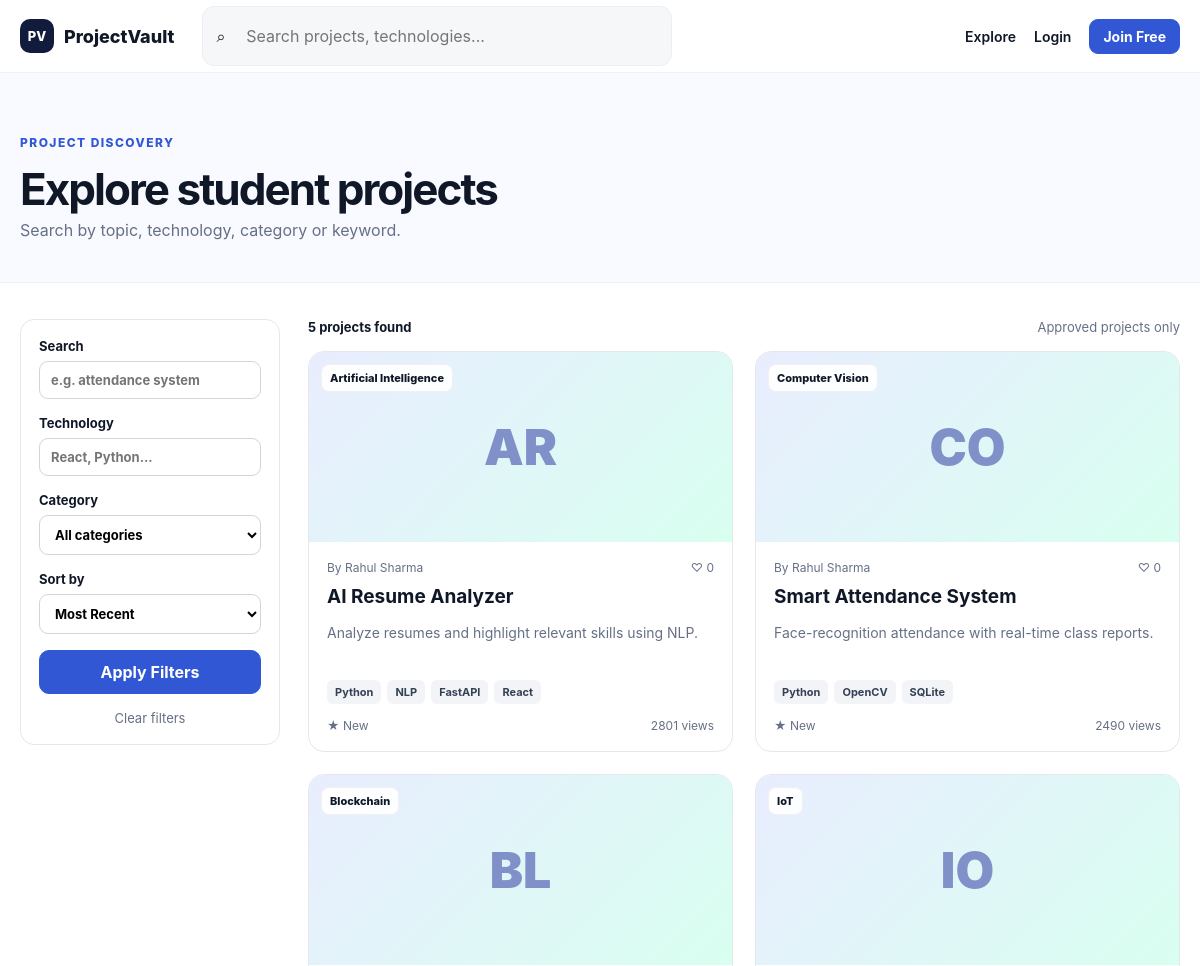
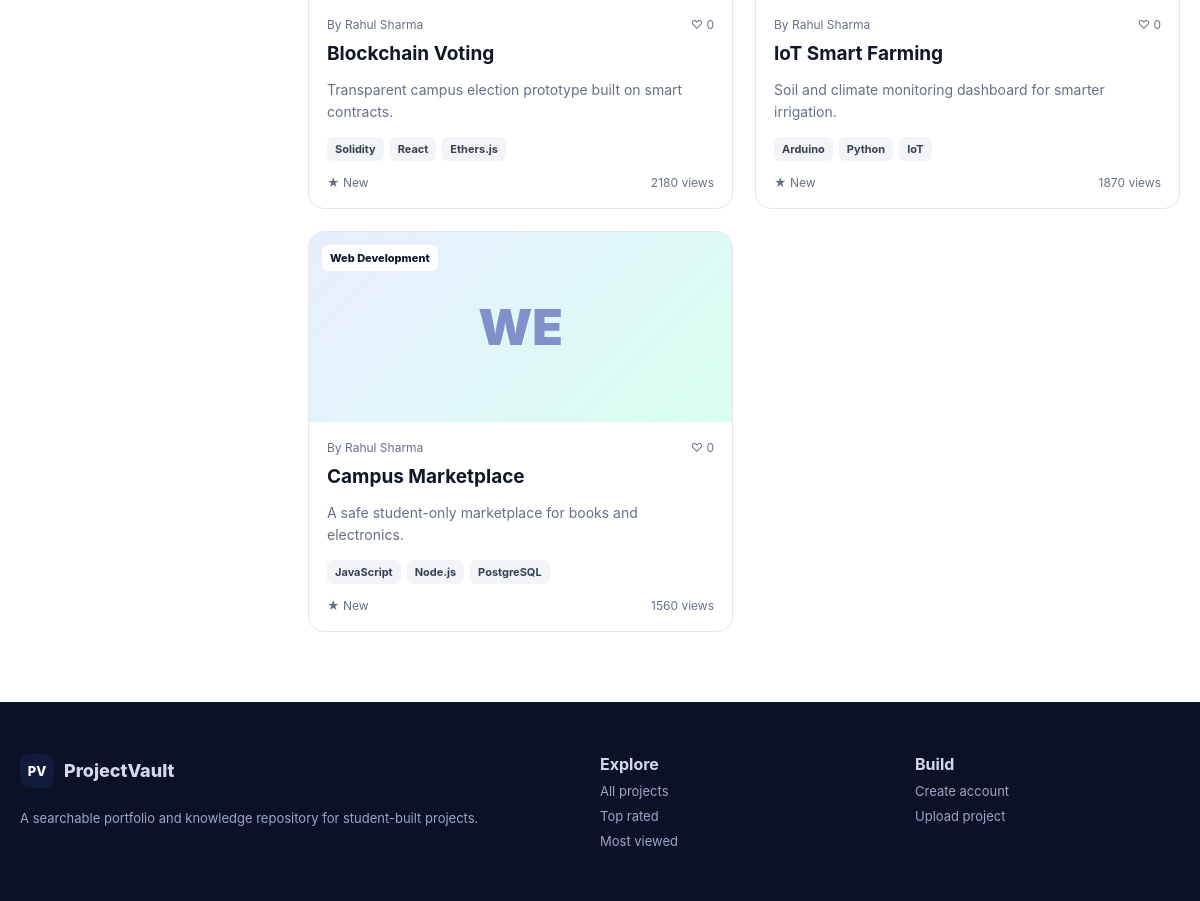
/explore, run on the app's committed database (2 pictures, top to bottom).
### tables this page shows
CREATE TABLE projects (
              id INTEGER PRIMARY KEY AUTOINCREMENT,
              user_id INTEGER NOT NULL REFERENCES users(id) ON DELETE CASCADE,
              title TEXT NOT NULL,
              slug TEXT NOT NULL UNIQUE,
              short_description TEXT NOT NULL,
              description TEXT NOT NULL,
              category TEXT NOT NULL,
              technologies TEXT NOT NULL,
              github_url TEXT,
              demo_url TEXT,
              project_type TEXT,
              academic_year INTEGER,
              screenshot TEXT,
              status TEXT NOT NULL DEFAULT 'pending',
              rejection_reason TEXT,
              view_count INTEGER NOT NULL DEFAULT 0,
              created_at TEXT NOT NULL,
              updated_at TEXT NOT NULL
            );

CREATE TABLE users (
              id INTEGER PRIMARY KEY AUTOINCREMENT,
              name TEXT NOT NULL,
              email TEXT NOT NULL UNIQUE,
              password_hash TEXT NOT NULL,
              profile_image TEXT,
              bio TEXT,
              college TEXT,
              department TEXT,
              graduation_year INTEGER,
              skills TEXT,
              github_url TEXT,
              linkedin_url TEXT,
              portfolio_url TEXT,
              role TEXT NOT NULL DEFAULT 'student',
              account_status TEXT NOT NULL DEFAULT 'active',
              created_at TEXT NOT NULL,
              updated_at TEXT NOT NULL
            );

### app.py (the view)
@app.get("/explore", response_class=HTMLResponse)
def explore(request: Request, q: str = "", technology: str = "", category: str = "", sort: str = "recent"):
    clauses = ["p.status='approved'"]
    params = []
    if q:
        clauses.append("(p.title LIKE ? OR p.short_description LIKE ? OR p.description LIKE ? OR p.technologies LIKE ?)")
        like = f"%{q}%"
        params += [like, like, like, like]
    if technology:
        clauses.append("p.technologies LIKE ?")
        params.append(f"%{technology}%")
    if category:
        clauses.append("p.category = ?")
        params.append(category)
    order_map = {
        "recent": "p.created_at DESC", "views": "p.view_count DESC",
        "liked": "like_count DESC", "rated": "avg_rating DESC, rating_count DESC",
    }
    projects = project_query("WHERE " + " AND ".join(clauses), tuple(params), order_map.get(sort, order_map["recent"]))
    return templates.TemplateResponse(request, "explore.html", context(request, projects=projects, q=q, technology=technology, category=category, sort=sort))

### templates/explore.html
{% extends "base.html" %}{% block title %}Explore Projects — ProjectVault{% endblock %}{% block content %}
<section class="page-head"><div class="container"><span class="eyebrow">Project discovery</span><h1>Explore student projects</h1><p>Search by topic, technology, category or keyword.</p></div></section>
<section class="container explore-layout"><aside class="filter-panel"><form method="get"><label>Search<input name="q" value="{{ q }}" placeholder="e.g. attendance system" /></label><label>Technology<input name="technology" value="{{ technology }}" placeholder="React, Python..." /></label><label>Category<select name="category"><option value="">All categories</option>{% for c in categories %}<option {% if category==c %}selected{% endif %}>{{ c }}</option>{% endfor %}</select></label><label>Sort by<select name="sort"><option value="recent" {% if sort=='recent' %}selected{% endif %}>Most Recent</option><option value="views" {% if sort=='views' %}selected{% endif %}>Most Viewed</option><option value="liked" {% if sort=='liked' %}selected{% endif %}>Most Liked</option><option value="rated" {% if sort=='rated' %}selected{% endif %}>Highest Rated</option></select></label><button class="btn full">Apply Filters</button><a class="clear-link" href="/explore">Clear filters</a></form></aside><div><div class="results-bar"><b>{{ projects|length }} projects found</b><span>Approved projects only</span></div><div class="cards two-col">{% for p in projects %}{% include "_project_card.html" %}{% else %}<div class="empty"><h3>No projects found</h3><p>Try a broader keyword or clear the filters.</p></div>{% endfor %}</div></div></section>
{% endblock %}

### templates/_project_card.html
<article class="project-card">
  <a class="project-visual" href="/project/{{ p.slug }}">
    {% if p.screenshot %}<img src="{{ p.screenshot }}" alt="{{ p.title }} screenshot" />{% else %}<div class="visual-placeholder"><span>{{ p.category[:2]|upper }}</span></div>{% endif %}
    <span class="category-pill">{{ p.category }}</span>
  </a>
  <div class="card-body">
    <div class="card-meta"><span>By {{ p.creator_name }}</span><span>♡ {{ p.like_count }}</span></div>
    <h3><a href="/project/{{ p.slug }}">{{ p.title }}</a></h3>
    <p>{{ p.short_description }}</p>
    <div class="tags">{% for tech in p.technologies.split(',')[:4] %}<span>{{ tech.strip() }}</span>{% endfor %}</div>
    <div class="card-foot"><span>★ {{ p.avg_rating if p.avg_rating else 'New' }}</span><span>{{ p.view_count }} views</span></div>
  </div>
</article>

### static/style.css (style rules this page uses)
:root { --ink:#101828;--muted:#667085;--line:#e4e7ec;--surface:#fff;--soft:#f7f8fa;--navy:#111b3b;--blue:#3157d5;--blue2:#5574de;--accent:#8df0c5;--danger:#b42318;--shadow:0 14px 40px rgba(16,24,40,.08) }
* { box-sizing:border-box }
body { margin:0;font-family:Inter,ui-sans-serif,system-ui,-apple-system,BlinkMacSystemFont,"Segoe UI",sans-serif;color:var(--ink);background:#fff }
a { color:inherit;text-decoration:none }
button,input,textarea,select { font:inherit }
.container { width:min(1180px,calc(100% - 40px));margin:auto }
.btn { display:inline-flex;align-items:center;justify-content:center;border:1px solid var(--blue);background:var(--blue);color:#fff;padding:11px 18px;border-radius:10px;font-weight:700;cursor:pointer;transition:.18s }
.btn.full { width:100% }
.eyebrow { text-transform:uppercase;letter-spacing:.12em;font-size:12px;font-weight:800;color:var(--blue) }
.hero h1,.page-head h1,.profile-hero h1 { font-size:clamp(42px,5vw,68px);line-height:1.02;letter-spacing:-.045em;margin:16px 0 18px }
.cards { display:grid;grid-template-columns:repeat(3,1fr);gap:22px }
.cards.two-col { grid-template-columns:repeat(2,1fr) }
.project-card { border:1px solid var(--line);border-radius:16px;overflow:hidden;background:#fff;transition:.2s }
.project-visual { height:190px;display:block;position:relative;background:#eef2ff }
.visual-placeholder { height:100%;display:grid;place-items:center;background:linear-gradient(135deg,#e9edff,#d8fff0) }
.visual-placeholder span { font-size:50px;font-weight:900;color:#8090c9 }
.category-pill { position:absolute;left:12px;top:12px;background:rgba(255,255,255,.92);border:1px solid rgba(0,0,0,.05);padding:6px 8px;border-radius:8px;font-size:11px;font-weight:800 }
.card-body { padding:18px }
.card-meta,.card-foot { display:flex;justify-content:space-between;color:var(--muted);font-size:12px }
.card-body h3 { font-size:19px;margin:10px 0 8px }
.card-body p { color:var(--muted);font-size:14px;line-height:1.55;height:44px;overflow:hidden }
.tags { display:flex;flex-wrap:wrap;gap:6px;margin:14px 0 }
.tags span { padding:5px 8px;border-radius:6px;background:#f2f4f7;color:#344054;font-size:11px;font-weight:700 }
.page-head { padding:58px 0 42px;background:#f8faff;border-bottom:1px solid #edf0f4 }
.page-head h1 { font-size:44px;margin-bottom:8px }
.page-head p { color:var(--muted);margin:0 }
.explore-layout { display:grid;grid-template-columns:260px 1fr;gap:28px;padding-top:36px }
.filter-panel { border:1px solid var(--line);border-radius:14px;padding:18px;height:max-content;position:sticky;top:92px }
.filter-panel form,.stack-form,.project-form { display:flex;flex-direction:column;gap:16px }
label { display:flex;flex-direction:column;gap:7px;font-size:13px;font-weight:700 }
input,textarea,select { width:100%;border:1px solid #d0d5dd;border-radius:9px;padding:10px 11px;outline:none;background:#fff }
.clear-link { text-align:center;color:var(--muted);font-size:13px }
.results-bar { display:flex;justify-content:space-between;align-items:center;margin-bottom:16px;color:var(--muted);font-size:13px }
.results-bar b { color:var(--ink) }

### data on the page
projects: category "AR", category "Artificial Intelligence", creator_name "Rahul Sharma", like_count "0", title "AI Resume Analyzer", short_description "Analyze resumes and highlight relevant skills using NLP.", strip "Python" "NLP" "FastAPI" "React", avg_rating "New", view_count "2801"
projects: category "CO", category "Computer Vision", creator_name "Rahul Sharma", like_count "0", title "Smart Attendance System", short_description "Face-recognition attendance with real-time class reports.", strip "Python" "OpenCV" "SQLite", avg_rating "New", view_count "2490"
projects: category "BL", category "Blockchain", creator_name "Rahul Sharma", like_count "0", title "Blockchain Voting", short_description "Transparent campus election prototype built on smart contracts.", strip "Solidity" "React" "Ethers.js", avg_rating "New", view_count "2180"
projects: category "IO", category "IoT", creator_name "Rahul Sharma", like_count "0", title "IoT Smart Farming", short_description "Soil and climate monitoring dashboard for smarter irrigation.", strip "Arduino" "Python" "IoT", avg_rating "New", view_count "1870"
projects: category "WE", category "Web Development", creator_name "Rahul Sharma", like_count "0", title "Campus Marketplace", short_description "A safe student-only marketplace for books and electronics.", strip "JavaScript" "Node.js" "PostgreSQL", avg_rating "New", view_count "1560"

### other printed values
{{ projects|length }} "5"
